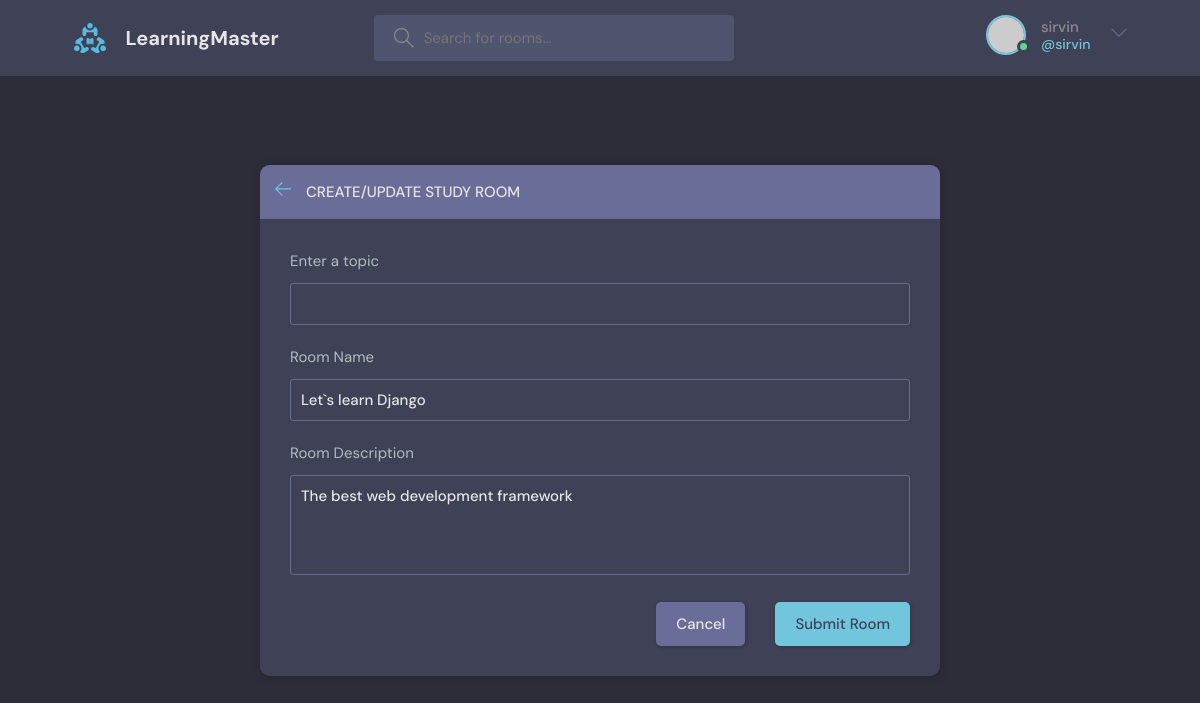
The app's page /update-room/6/ (signed in), older data.
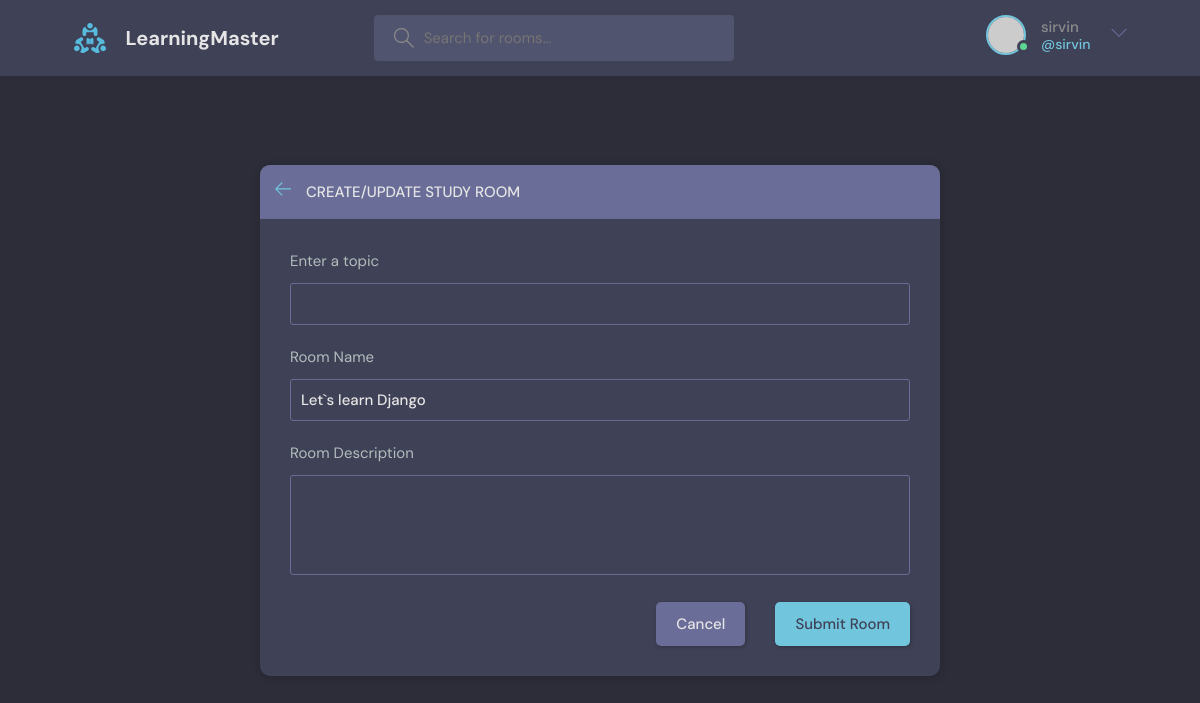
The same page, newer data.
### base/models.py (models this page shows, shortened)
class Room(models.Model):
    host = models.ForeignKey(User, on_delete= models.SET_NULL, null=True)
    topic = models.ForeignKey(Topic, on_delete= models.SET_NULL, null=True)
    name = models.CharField(max_length=200)
    description = models.TextField(null=True, blank=True)
    participants = models.ManyToManyField(User,related_name='participants',blank=True)
    updated = models.DateTimeField(auto_now=True)
    created = models.DateTimeField(auto_now_add=True)
    class Meta:
        ordering = [
            '-updated','-created'
        ]

### base/views.py (the view, shortened to what this page needs)
# urls.py: path('update-room/<str:pk>/', views.update_room, name="update-room"),
@login_required(login_url='login')
def update_room(request,pk):
    room = Room.objects.get(id=pk)
    form = RoomForm(instance=room)
    topics = Topic.objects.all()
    if request.user != room.host:
        return HttpResponse('You are not authorised to update this room')
    context = {'form':form,'topics':topics}
    return  render(request,'base/room_form.html', context)

### base/forms.py
class RoomForm(ModelForm):
    class Meta:
        model = Room
        fields = '__all__'
        exclude = ['host','participants']

### base/templates/base/room_form.html (shortened to what this page needs)
{% extends 'main.html' %}
{% block content %}
  <main class="create-room layout">
    <div class="container">
      <div class="layout__box">
        <div class="layout__boxHeader">
          <div class="layout__boxTitle">
            <a href="{% url 'home' %}">
              <svg version="1.1" xmlns="http://www.w3.org/2000/svg" width="32" height="32" viewBox="0 0 32 32">
                <title>arrow-left</title>
                <path
                  d="M13.723 2.286l-13.723 13.714 13.719 13.714 1.616-1.611-10.96-10.96h27.625v-2.286h-27.625l10.965-10.965-1.616-1.607z">
                </path>
              </svg>
            </a>
            <h3>Create/Update Study Room</h3>
          </div>
        </div>
        <div class="layout__body">
          <form class="form" method="post">
            <div class="form__group">
              <label for="room_topic">Enter a topic</label>
              <input required type="text" value="{{room.name}}" name="topic" list="topic-list" />
            </div>
            <div class="form__group">
              <label for="room_name">Room Name</label>
              {{form.name}}
            </div>
            <div class="form__group">
              <label for="room_description">Room Description</label>
              {{form.description}}
            </div>
            <div class="form__action">
              <a class="btn btn--dark" href="index.html">Cancel</a>
              <button class="btn btn--main" type="submit">Submit Room</button>
            </div>
          </form>
        </div>
      </div>
    </div>
  </main>
{% endblock content %}

Row changes from the older to the newer data that the page shows:
changed Room "Let`s learn Django": description "The best web development framework" → (not shown)
